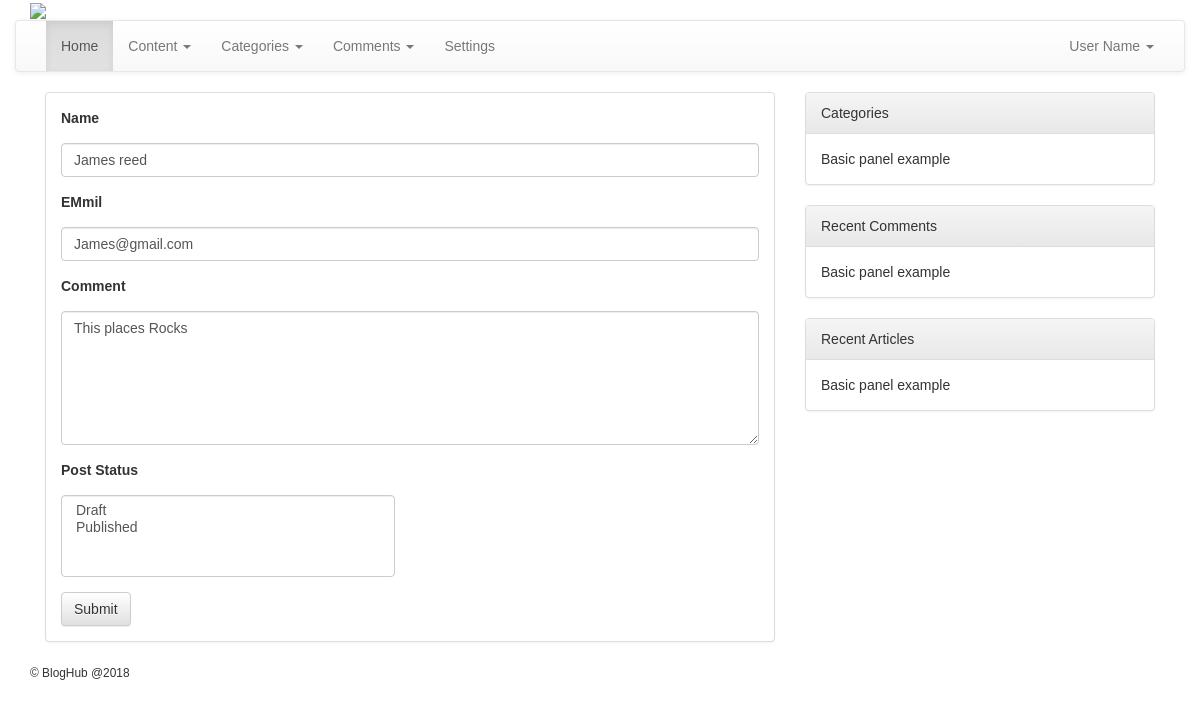
Screenshot of /Admin/editcomment.php?id=5 (signed in) with the database file from the repository.
### tables this page shows
CREATE TABLE `comments` (
  `id` int(11) NOT NULL,
  `cid` int(11) NOT NULL,
  `name` varchar(255) NOT NULL,
  `email` varchar(255) NOT NULL,
  `subject` varchar(255) NOT NULL,
  `submittime` datetime NOT NULL DEFAULT CURRENT_TIMESTAMP,
  `status` varchar(255) NOT NULL
);

### Admin/editcomment.php (the view, shortened to what this page needs)
<?php
require('../config/connect.php');
if(isset($_GET['id']) & !empty($_GET['id'])){
	$id = $_GET['id'];
	$selsql = "SELECT * FROM comments WHERE id=$id";
	$selres = mysqli_query($connection, $selsql);
	$selr = mysqli_fetch_assoc($selres);
}else{
}
?>
<?php include 'inc/header.php'; ?>
<?php include 'inc/nav.php'; ?>
<div class="container">
	<div class="col-md-8">
		<div class="panel panel-default">
		  <div class="panel-body">
		  	<form method="post">
			  <div class="form-group">
			    <label for="exampleInputEmail1">Name</label>
			    <input type="text" name="name" class="form-control" id="exampleInputEmail1" placeholder="Title" value="<?php echo $selr['name']; ?>">
			  </div>
			  <div class="form-group">
			    <label for="exampleInputEmail1">EMmil</label>
			    <input type="email" name="email" class="form-control" id="exampleInputEmail1" placeholder="Email" value="<?php echo $selr['email']; ?>">
			  </div>
			  <div class="form-group">
			    <label for="exampleInputPassword1">Comment</label>
			    <textarea name="subject" class="form-control" rows="6"><?php echo $selr['subject']; ?></textarea>
			  </div>
			  <div class="form-group">
				  <div class="row">
						<div class="col-md-6">
						<label>Post Status</label>
							<select name="status" multiple class="form-control">
							  <option value="draft" <?php if($selr['status'] == "draft"){ echo "selected"; } ?>>Draft</option>
							  <option value="published" <?php if($selr['status'] == "publish"){ echo "selected"; } ?>>Published</option>
							</select>
						</div>
					  </div>
				  </div>
			  <button type="submit" class="btn btn-default">Submit</button>
			</form>
		  </div>
		</div>
	</div>
	<div class="col-md-4">
		<div class="panel panel-default">
		<div class="panel-heading">Categories</div>
		  <div class="panel-body">
		    Basic panel example
		  </div>
		</div>
		<div class="panel panel-default">
		<div class="panel-heading">Recent Comments</div>
		  <div class="panel-body">
		    Basic panel example
		  </div>
		</div>
		<div class="panel panel-default">
		<div class="panel-heading">Recent Articles</div>
		  <div class="panel-body">
		    Basic panel example
		  </div>
		</div>
	</div>
</div>
<?php include 'inc/footer.php'; ?>

### Admin/styles.css (style rules this page uses)
body, html { height: 100%; background-repeat: no-repeat; font-family: 'Oxygen', sans-serif; }
.form-group { margin-bottom: 15px; }
label { margin-bottom: 15px; }
input, input::-webkit-input-placeholder { font-size: 11px; padding-top: 3px; }

### rows the page displays
comments: name "James reed", email "James@gmail.com", subject "This places Rocks"
